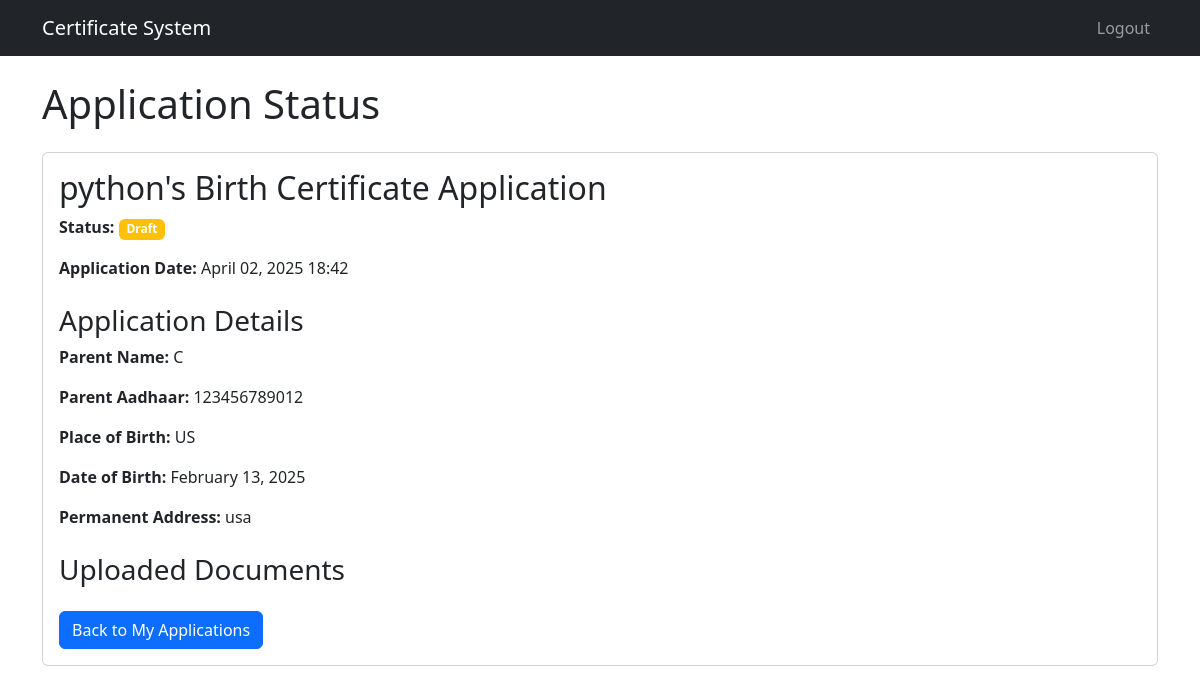
The page /birth/applications/1/status/ (signed in) on the database its author committed.
### birth/models.py (models this page shows, shortened)
class BirthCertificateApplication(models.Model):
    STATUS_CHOICES = [
        ('draft', 'Draft'),
        ('submitted', 'Submitted'),
        ('payment_pending', 'Payment Pending'),
        ('payment_completed', 'Payment Completed'),
        ('processing', 'Processing'),
        ('approved', 'Approved'),
        ('rejected', 'Rejected'),
    ]
    user = models.ForeignKey(User, on_delete=models.CASCADE)
    child_name = models.CharField(max_length=100)
    parent_name = models.CharField(max_length=100)
    parent_aadhaar = models.CharField(max_length=12)
    place_of_birth = models.CharField(max_length=100)
    date_of_birth = models.DateField()
    permanent_address = models.TextField()
    status = models.CharField(max_length=20, choices=STATUS_CHOICES, default='draft')
    created_at = models.DateTimeField(auto_now_add=True)
    updated_at = models.DateTimeField(auto_now=True)

### birth/views.py (the view)
# urls.py: path('applications/<int:application_id>/status/', views.application_status, name='application_status'),
@login_required
def application_status(request, application_id):
    application = get_object_or_404(BirthCertificateApplication, id=application_id, user=request.user)
    return render(request, 'birth/application_status.html', {'application': application})

### birth/templates/birth/application_status.html (shortened to what this page needs)
{% extends 'birth/base.html' %}
{% block content %}
<h1>Application Status</h1>
<div class="card mt-4">
    <div class="card-body">
        <h2>{{ application.child_name }}'s Birth Certificate Application</h2>
        <p><strong>Status:</strong> <span class="badge bg-{% if application.status == 'approved' %}success{% elif application.status == 'rejected' %}danger{% else %}warning{% endif %}">{{ application.get_status_display }}</span></p>
        <p><strong>Application Date:</strong> {{ application.created_at|date:"F d, Y H:i" }}</p>
        <h3 class="mt-4">Application Details</h3>
        <p><strong>Parent Name:</strong> {{ application.parent_name }}</p>
        <p><strong>Parent Aadhaar:</strong> {{ application.parent_aadhaar }}</p>
        <p><strong>Place of Birth:</strong> {{ application.place_of_birth }}</p>
        <p><strong>Date of Birth:</strong> {{ application.date_of_birth|date:"F d, Y" }}</p>
        <p><strong>Permanent Address:</strong> {{ application.permanent_address }}</p>
        <h3 class="mt-4">Uploaded Documents</h3>
        <div class="mt-4">
            <a href="{% url 'my_applications' %}" class="btn btn-primary">Back to My Applications</a>
        </div>
    </div>
</div>
{% endblock %}

### rows shown on the page
BirthCertificateApplication: child_name "python", status "Draft", created_at "April 02, 2025 18:42", parent_name "C", parent_aadhaar "123456789012", place_of_birth "US", date_of_birth "February 13, 2025", permanent_address "usa"
